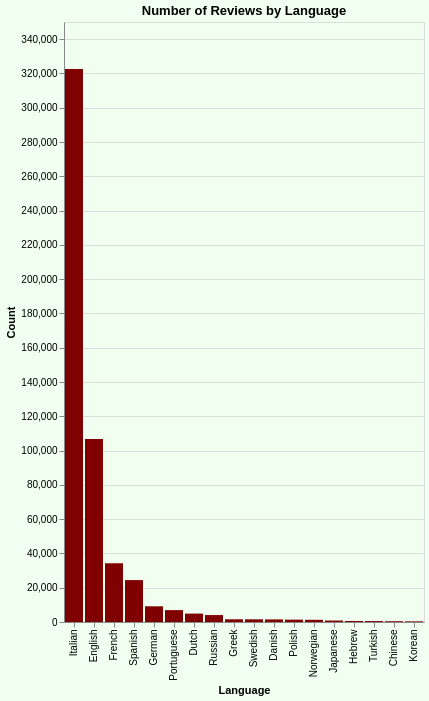

Express this chart as Vega-Lite.
### Vega-Lite specification from a JSON file in a GitHub repository (floating-point values rounded to 4 significant figures)
{"config": {"view": {"continuousWidth": 300, "continuousHeight": 300}}, "data": {"name": "data-b5335ac71ccc40842a7ecab249bc0257"}, "mark": {"type": "bar", "color": "#800000"}, "background": "#f0fff0", "encoding": {"tooltip": [{"field": "count_reviews", "type": "quantitative"}, {"field": "language", "type": "nominal"}], "x": {"field": "language", "sort": {"field": "count_reviews", "order": "descending"}, "title": "Language", "type": "nominal"}, "y": {"field": "count_reviews", "title": "Count", "type": "quantitative"}}, "height": 600, "title": "Number of Reviews by Language", "width": "container", "$schema": "https://vega.github.io/schema/vega-lite/v5.17.0.json", "datasets": {"data-b5335ac71ccc40842a7ecab249bc0257": [{"langid": "da", "count_reviews": 1508, "language": "Danish"}, {"langid": "de", "count_reviews": 9154, "language": "German"}, {"langid": "el", "count_reviews": 1588, "language": "Greek"}, {"langid": "en", "count_reviews": 106765, "language": "English"}, {"langid": "es", "count_reviews": 24452, "language": "Spanish"}, {"langid": "fr", "count_reviews": 34331, "language": "French"}, {"langid": "he", "count_reviews": 608, "language": "Hebrew"}, {"langid": "it", "count_reviews": 322593, "language": "Italian"}, {"langid": "ja", "count_reviews": 856, "language": "Japanese"}, {"langid": "ko", "count_reviews": 384, "language": "Korean"}, {"langid": "nl", "count_reviews": 4902, "language": "Dutch"}, {"langid": "no", "count_reviews": 1286, "language": "Norwegian"}, {"langid": "pl", "count_reviews": 1375, "language": "Polish"}, {"langid": "pt", "count_reviews": 6943, "language": "Portuguese"}, {"langid": "ru", "count_reviews": 4051, "language": "Russian"}, {"langid": "sv", "count_reviews": 1563, "language": "Swedish"}, {"langid": "tr", "count_reviews": 554, "language": "Turkish"}, {"langid": "zh", "count_reviews": 466, "language": "Chinese"}]}}
